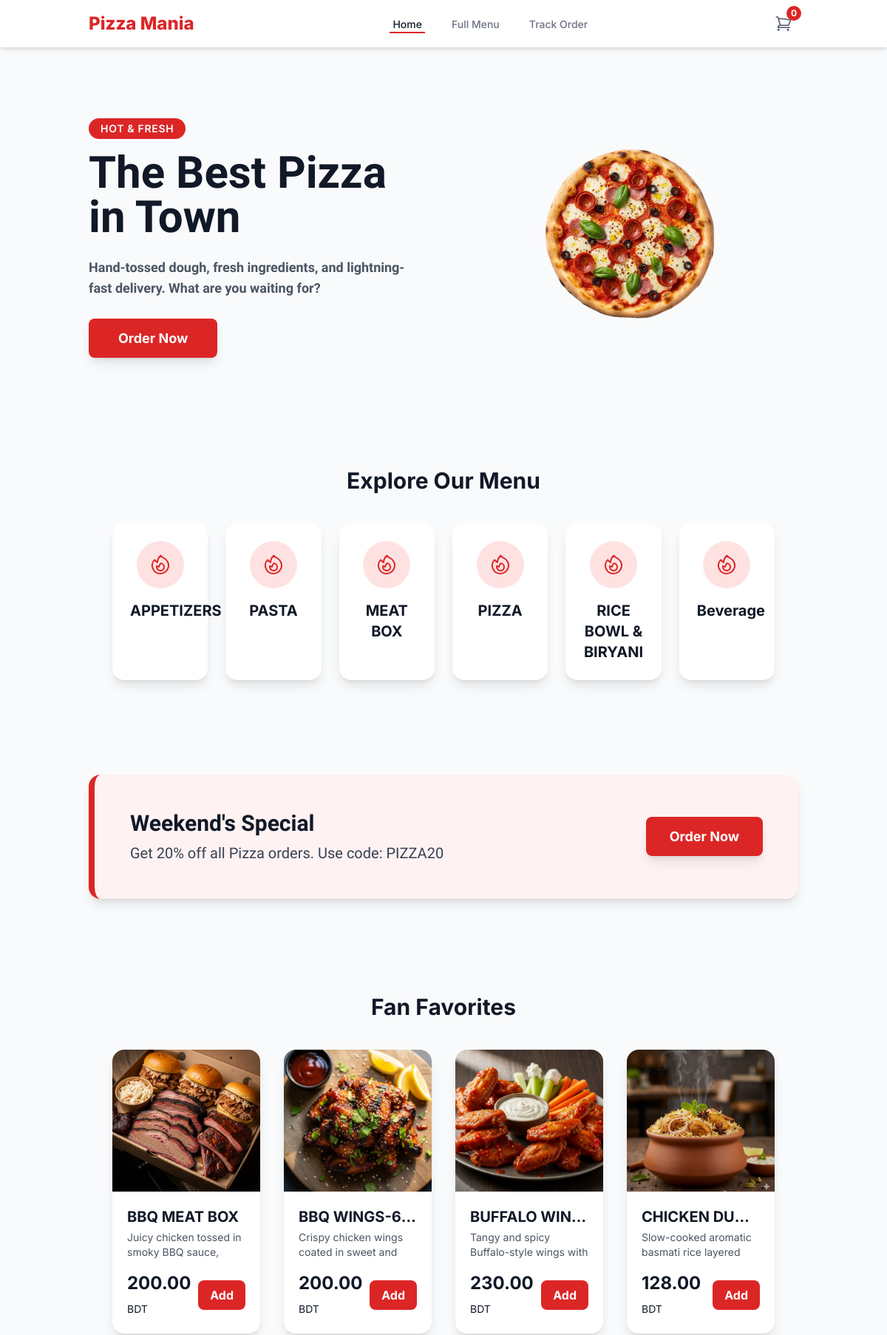
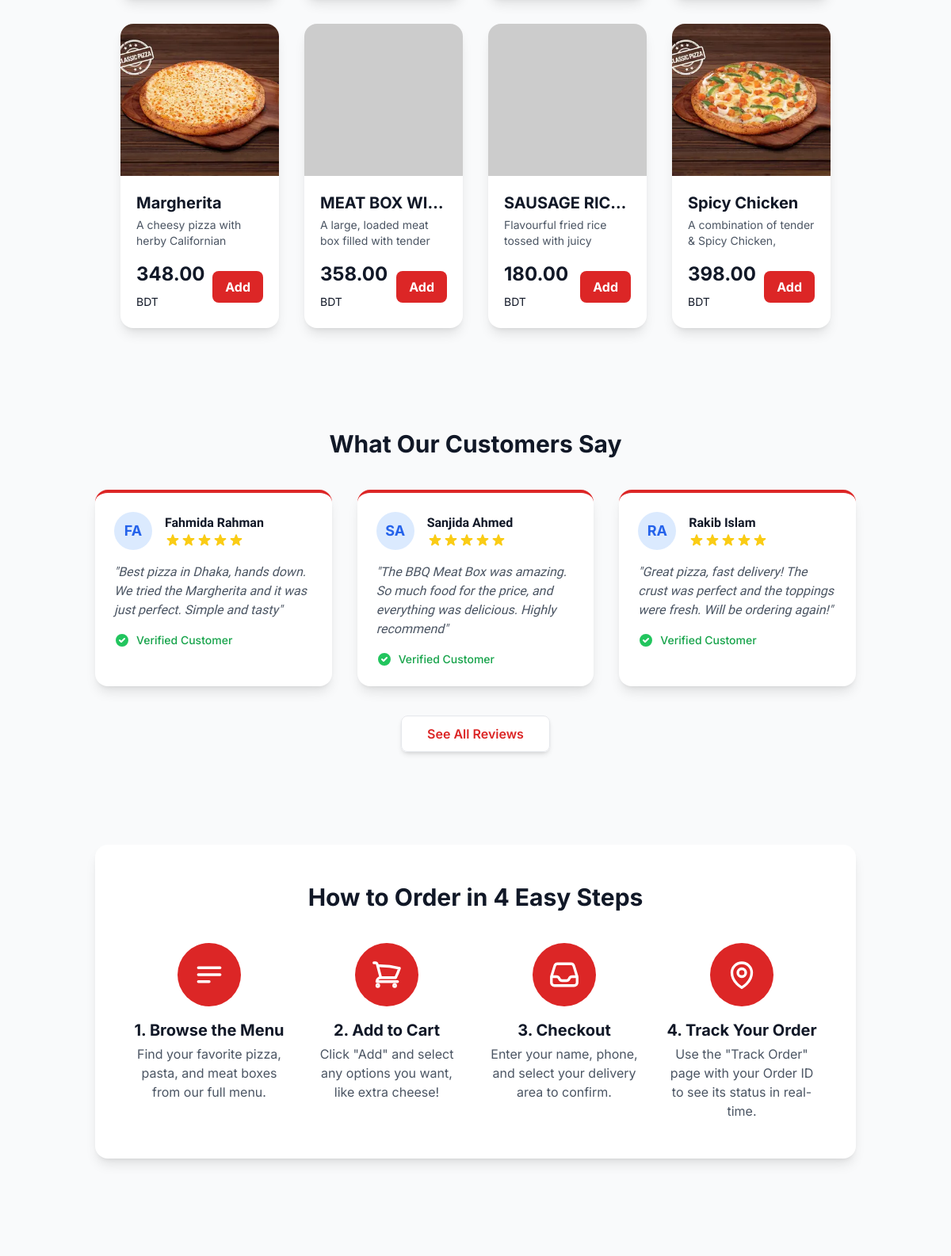
The page / (upper part) on the database its author committed (2 pictures, top to bottom).
### tables this page shows
CREATE TABLE IF NOT EXISTS `categories` (
  `id` int NOT NULL AUTO_INCREMENT,
  `name` varchar(100) NOT NULL,
  `description` text,
  `image` varchar(255) DEFAULT NULL,
  `svg_icon` text,
  `is_visible` tinyint(1) NOT NULL DEFAULT '1',
  PRIMARY KEY (`id`)
);

CREATE TABLE IF NOT EXISTS `menu_items` (
  `id` int NOT NULL AUTO_INCREMENT,
  `category_id` int NOT NULL,
  `name` varchar(150) NOT NULL,
  `description` text,
  `price` decimal(10,2) NOT NULL,
  `image` varchar(255) DEFAULT NULL,
  `is_available` tinyint(1) NOT NULL DEFAULT '1',
  `is_featured` tinyint(1) NOT NULL DEFAULT '0',
  PRIMARY KEY (`id`),
  KEY `category_id` (`category_id`)
);

CREATE TABLE IF NOT EXISTS `admin_reviews` (
  `id` int NOT NULL AUTO_INCREMENT,
  `customer_name` varchar(100) NOT NULL,
  `rating` int NOT NULL DEFAULT '5',
  `review_text` text NOT NULL,
  `is_visible` tinyint(1) NOT NULL DEFAULT '1',
  PRIMARY KEY (`id`)
);

### config.php (called while the page is built, shortened)
<?php
$db = new mysqli(DB_HOST, DB_USER, DB_PASS, DB_NAME);
$db->set_charset("utf8mb4");
$settings = [];
$settings_query = $db->query("SELECT setting_key, setting_value FROM site_settings");
if ($settings_query) {
    while ($row = $settings_query->fetch_assoc()) {
        $settings[$row['setting_key']] = $row['setting_value'];
    }
} else {
    die("Error: Could not load site settings from database.");
}
function e($data) {
    return htmlspecialchars($data ?? '', ENT_QUOTES, 'UTF-8');
}
?>

### index.php (the view, shortened to what this page needs)
<?php
require_once('includes/header.php');
function calculate_discounted_price($original_price, $settings) {
    if (empty($settings['global_discount_active']) || $settings['global_discount_active'] == '0' || empty($settings['global_discount_value']) || $settings['global_discount_value'] <= 0) {
        return $original_price;
    }
    $new_price = $original_price;
    return ($new_price > 0) ? $new_price : 0;
}
$featured_items = [];
$sql_featured = "SELECT m.id, m.name, m.price, m.image, m.description, c.name as category_name
                 FROM menu_items m
                 JOIN categories c ON m.category_id = c.id
                 WHERE m.is_available = 1 AND m.is_featured = 1
                 ORDER BY m.name ASC
                 LIMIT 8";
$result_featured = $db->query($sql_featured);
if ($result_featured) {
    while ($row = $result_featured->fetch_assoc()) {
        $original_price = (float)$row['price'];
        $discounted_price = calculate_discounted_price($original_price, $settings);
        $row['original_price'] = $original_price;
        $row['price'] = $discounted_price;
        $row['has_discount'] = ($discounted_price < $original_price);
        $featured_items[] = $row;
    }
}
$homepage_categories = [];
$sql_categories = "SELECT c.id, c.name, c.image, c.description, c.svg_icon
                   FROM homepage_sections hs
                   JOIN categories c ON hs.category_id = c.id
                   WHERE hs.is_visible = 1 AND c.is_visible = 1
                   ORDER BY hs.display_order ASC";
$result_categories = $db->query($sql_categories);
if ($result_categories) {
    while ($row = $result_categories->fetch_assoc()) {
        $homepage_categories[] = $row;
    }
}
$reviews = [];
$sql_reviews = "SELECT * FROM admin_reviews WHERE is_visible = 1 ORDER BY id DESC LIMIT 3";
$result_reviews = $db->query($sql_reviews);
if ($result_reviews) {
    while ($row = $result_reviews->fetch_assoc()) {
        $reviews[] = $row;
    }
}
$faqs = [];
$sql_faq = "SELECT * FROM faq WHERE is_visible = 1 ORDER BY display_order ASC";
$result_faq = $db->query($sql_faq);
if ($result_faq) {
    while ($row = $result_faq->fetch_assoc()) {
        $faqs[] = $row;
    }
}
function render_stars($rating) {
    $html = '<div class="flex text-yellow-400">';
    for ($i = 0; $i < 5; $i++) {
        if ($i < $rating) {
            $html .= '<svg class="w-5 h-5" fill="currentColor" viewBox="0 0 20 20"><path d="M9.049 2.927c.3-.921 1.603-.921 1.902 0l1.07 3.292a1 1 0 00.95.69h3.462c.969 0 1.371 1.24.588 1.81l-2.8 2.034a1 1 0 00-.364 1.118l1.07 3.292c.3.921-.755 1.688-1.54 1.118l-2.8-2.034a1 1 0 00-1.175 0l-2.8 2.034c-.784.57-1.838-.197-1.539-1.118l1.07-3.292a1 1 0 00-.364-1.118L2.98 8.72c-.783-.57-.38-1.81.588-1.81h3.461a1 1 0 00.951-.69l1.07-3.292z"></path></svg>';
        }
    }
    $html .= '</div>';
    return $html;
}
?>
<section class="py-16 md:py-24 -mt-8">
    <div class="grid grid-cols-1 lg:grid-cols-2 gap-12 items-center">
        <div class="flex flex-col text-center lg:text-left">
            <div class="order-1">
                <span class="inline-block px-4 py-1 bg-brand-red text-white text-sm font-semibold rounded-full uppercase tracking-wider">
                    Hot & Fresh
                </span>
            </div>
            <div class="order-3">
                <h1 class="text-4xl lg:text-6xl font-extrabold text-gray-900 mt-4 leading-tight font-bangla">
                    <?php echo e($settings['hero_title'] ?? 'The Best Pizza in Town'); ?>
                </h1>
            </div>
            <div class="order-4 mt-6 text-lg text-gray-600 font-bangla">
                <?php echo strip_tags(
                    $settings['hero_subtitle'] ?? '<p>Hand-tossed dough, fresh ingredients, and lightning-fast delivery. What are you waiting for?</p>',
                    '<p><b><i><strong>'
                ); ?>
            </div>
            <div class="order-5 mt-10">
                <a href="<?php echo BASE_URL; ?>/menu" class="px-10 py-4 bg-brand-red text-white text-lg font-bold rounded-lg shadow-lg hover:bg-red-700 transition-colors transform hover:scale-105">
                    Order Now
                </a>
            </div>
        </div>
        <div class="hidden lg:flex items-center justify-center">
            <?php
                $style = $settings['hero_image_style'] ?? 'shadow';
                $image_classes = 'transition-transform w-full h-auto object-cover';
                $image_style = '';
                if ($style == 'shadow') { $image_classes .= ' rounded-3xl shadow-2xl transform lg:rotate-6 hover:rotate-0'; }
                elseif ($style == 'card') {
                    $image_classes .= ' rounded-3xl shadow-2xl p-4 md:p-6';
                    $card_color = $settings['hero_image_card_color'] ?? '#FFFFFF';
                    $image_style = 'background-color: ' . e($card_color) . ';';
                } elseif ($style == 'tilt-no-shadow') { $image_classes .= ' rounded-3xl transform lg:rotate-6 hover:rotate-0'; }
                else { $image_classes .= ' rounded-3xl'; }
            ?>
            <img
                src="<?php echo e(BASE_URL . ($settings['hero_image_url'] ?? 'https://placehold.co/600x600/FFB000/000000?text=Pizza+Mania')); ?>"
                alt="Delicious Pizza"
                class="<?php echo $image_classes; ?>"
                style="<?php echo $image_style; ?>"
                onerror="this.src='https://placehold.co/600x600/EFEFEF/AAAAAA?text=Pizza+Image'">
        </div>
    </div>
</section>
<?php if (!empty($homepage_categories)): ?>
<section class="py-16">
    <div class="container mx-auto px-4 sm:px-6 lg:px-8">
        <h2 class="text-3xl font-bold text-gray-900 mb-10 text-center">Explore Our Menu</h2>
        <div class="grid grid-cols-2 md:grid-cols-4 lg:grid-cols-<?php echo count($homepage_categories); ?> gap-6">
            <?php foreach ($homepage_categories as $category): ?>
                <a href="<?php echo BASE_URL; ?>/menu#category-<?php echo e($category['id']); ?>" class="block bg-white p-6 rounded-2xl shadow-lg transform transition-all hover:shadow-xl hover:-translate-y-1">
                    <div class="flex items-center justify-center w-16 h-16 bg-red-100 rounded-full text-brand-red mx-auto">
                    </div>
                    <h3 class="mt-4 text-xl font-bold text-gray-900 text-center"><?php echo e($category['name']); ?></h3>
                </a>
            <?php endforeach; ?>
        </div>
    </div>
</section>
<?php endif; ?>
<?php if (!empty($settings['offer_is_active']) && $settings['offer_is_active'] == '1'): ?>
<section class="py-16">
    <div class="bg-red-50 border-l-8 border-brand-red rounded-2xl shadow-lg p-8 md:p-12 flex flex-col md:flex-row justify-between items-center gap-6">
        <div class="text-center md:text-left">
            <h2 class="text-3xl font-bold text-gray-900 font-bangla"><?php echo e($settings['offer_title']); ?></h2>
            <p class="text-xl text-gray-700 mt-2 font-bangla">
                <?php echo e($settings['offer_text']); ?>
            </p>
        </div>
        <div class="flex-shrink-0">
            <a href="<?php echo BASE_URL; ?>/menu" class="px-8 py-4 bg-brand-red text-white text-lg font-bold rounded-lg shadow-lg hover:bg-red-700 transition-colors">
                Order Now
            </a>
        </div>
    </div>
</section>
<?php endif; ?>
<?php if (!empty($featured_items)): ?>
<section class="py-16">
    <div class="container mx-auto px-4 sm:px-6 lg:px-8">
        <h2 class="text-3xl font-bold text-gray-900 mb-10 text-center">Fan Favorites</h2>
        <div class="grid grid-cols-1 sm:grid-cols-2 lg:grid-cols-4 gap-8">
            <?php foreach ($featured_items as $item): ?>
                <div class="bg-white rounded-2xl shadow-lg overflow-hidden transform transition-all hover:shadow-xl hover:-translate-y-1">
                    <a href="<?php echo BASE_URL; ?>/menu#item-<?php echo e($item['id']); ?>" class="block">
                        <img
                            src="<?php echo e(BASE_URL . ($item['image'] ?? 'https://placehold.co/400x300/EFEFEF/AAAAAA?text=No+Image')); ?>"
                            alt="<?php echo e($item['name']); ?>"
                            class="w-full h-48 object-cover"
                            onerror="this.src='https://placehold.co/400x300/EFEFEF/AAAAAA?text=No+Image'">
                    </a>
                    <div class="p-5">
                        <h3 class="text-xl font-bold text-gray-900 truncate"><?php echo e($item['name']); ?></h3>
                        <p class="text-gray-600 text-sm mt-1 h-10 overflow-hidden"><?php echo e($item['description']); ?></p>
                        <div class="flex justify-between items-center mt-4">
                            <p class="text-2xl font-bold text-gray-900">
                                <?php if ($item['has_discount']): ?>
                                    <?php echo e(number_format($item['price'], 2)); ?>
                                    <span class="text-sm font-normal text-gray-500 line-through ml-1"><?php echo e(number_format($item['original_price'], 2)); ?></span>
                                <?php else: ?>
                                    <?php echo e(number_format($item['price'], 2)); ?>
                                <?php endif; ?>
                                <span class="text-sm font-normal">BDT</span>
                            </p>
                            <a href="<?php echo BASE_URL; ?>/menu#item-<?php echo e($item['id']); ?>"
                               class="px-4 py-2 bg-brand-red text-white font-bold rounded-lg transition-all duration-200 hover:bg-red-700">
                                Add
                            </a>
                        </div>
                    </div>
                </div>
            <?php endforeach; ?>
        </div>
    </div>
</section>
<?php endif; ?>
<?php if (!empty($reviews)): ?>
<section class="py-16">
    <h2 class="text-3xl font-bold text-gray-900 mb-10 text-center">What Our Customers Say</h2>
    <div class="grid grid-cols-1 md:grid-cols-3 gap-8">
        <?php foreach ($reviews as $review): ?>
        <div class="bg-white rounded-2xl shadow-lg p-6 border-t-4 border-brand-red">
            <div class="flex items-center space-x-4">
                <div class="flex-shrink-0 w-12 h-12 rounded-full bg-blue-100 text-blue-600 flex items-center justify-center font-bold text-lg">
                    <?php echo e(strtoupper(substr($review['customer_name'], 0, 2))); ?>
                </div>
                <div>
                    <div class="font-bold text-gray-900 font-bangla"><?php echo e($review['customer_name']); ?></div>
                    <?php echo render_stars($review['rating']); ?>
                </div>
            </div>
            <p class="text-gray-600 mt-4 italic font-bangla">"<?php echo nl2br(e($review['review_text'])); ?>"</p>
            <div class="flex items-center mt-4">
                <svg class="w-5 h-5 text-green-500" fill="currentColor" viewBox="0 0 20 20"><path fill-rule="evenodd" d="M10 18a8 8 0 100-16 8 8 0 000 16zm3.707-9.293a1 1 0 00-1.414-1.414L9 10.586 7.707 9.293a1 1 0 00-1.414 1.414l2 2a1 1 0 001.414 0l4-4z" clip-rule="evenodd"></path></svg>
                <span class="ml-2 text-sm font-medium text-green-600">Verified Customer</span>
            </div>
        </div>
        <?php endforeach; ?>
    </div>
    <div class="text-center mt-12">
        <a href="<?php echo BASE_URL; ?>/reviews" class="px-8 py-3 bg-white text-brand-red font-semibold rounded-lg shadow-md hover:bg-gray-50 border border-gray-200 transition-colors">
            See All Reviews
        </a>
    </div>
</section>
<?php endif; ?>
<section class="py-16">
    <div class="bg-white rounded-2xl shadow-lg p-8 md:p-12">
        <h2 class="text-3xl font-bold text-gray-900 mb-10 text-center">How to Order in 4 Easy Steps</h2>
        <div class="grid grid-cols-1 sm:grid-cols-2 lg:grid-cols-4 gap-8">
            <div class="text-center">
                <div class="flex items-center justify-center w-20 h-20 bg-brand-red text-white rounded-full mx-auto">
                    <svg xmlns="http://www.w3.org/2000/svg" fill="none" viewBox="0 0 24 24" stroke-width="2" stroke="currentColor" class="w-10 h-10">
                        <path stroke-linecap="round" stroke-linejoin="round" d="M3.75 6.75h16.5M3.75 12h16.5m-16.5 5.25H12" />
                    </svg>
                </div>
                <h3 class="mt-4 text-xl font-bold text-gray-900">1. Browse the Menu</h3>
                <p class="mt-1 text-gray-600">Find your favorite pizza, pasta, and meat boxes from our full menu.</p>
            </div>
            <div class="text-center">
                <div class="flex items-center justify-center w-20 h-20 bg-brand-red text-white rounded-full mx-auto">
                </div>
                <h3 class="mt-4 text-xl font-bold text-gray-900">2. Add to Cart</h3>
                <p class="mt-1 text-gray-600">Click "Add" and select any options you want, like extra cheese!</p>
            </div>
            <div class="text-center">
                <div class="flex items-center justify-center w-20 h-20 bg-brand-red text-white rounded-full mx-auto">
                </div>
                <h3 class="mt-4 text-xl font-bold text-gray-900">3. Checkout</h3>
                <p class="mt-1 text-gray-600">Enter your name, phone, and select your delivery area to confirm.</p>
            </div>
            <div class="text-center">
                <div class="flex items-center justify-center w-20 h-20 bg-brand-red text-white rounded-full mx-auto">
                </div>
                <h3 class="mt-4 text-xl font-bold text-gray-900">4. Track Your Order</h3>
                <p class="mt-1 text-gray-600">Use the "Track Order" page with your Order ID to see its status in real-time.</p>
            </div>
        </div>
    </div>
</section>
<?php if (!empty($faqs)): ?>
<section class="py-16">
</section>
<?php endif; ?>
<?php
require_once('includes/footer.php');
?>

### includes/header.php (style rules this page uses)
html { scroll-behavior: smooth; }

### rows shown on the page
categories: name "APPETIZERS"
categories: name "PASTA"
categories: name "MEAT BOX"
categories: name "PIZZA"
categories: name "RICE BOWL & BIRYANI"
categories: name "Beverage"
menu_items: image (picture), name "BBQ MEAT BOX", description "Juicy chicken tossed in smoky BBQ sauce,…", price "200.00"
menu_items: image (picture), name "BBQ WINGS-6…", description "Crispy chicken wings coated in sweet and…", price "200.00"
menu_items: image (picture), name "BUFFALO WIN…", description "Tangy and spicy Buffalo-style wings with…", price "230.00"
menu_items: image (picture), name "CHICKEN DU…", description "Slow-cooked aromatic basmati rice layered…", price "128.00"
menu_items: image (picture), name "Margherita", description "A cheesy pizza with herby Californian…", price "348.00"
menu_items: name "MEAT BOX WI…", description "A large, loaded meat box filled with tender…", price "358.00"
menu_items: name "SAUSAGE RIC…", description "Flavourful fried rice tossed with juicy…", price "180.00"
menu_items: image (picture), name "Spicy Chicken", description "A combination of tender & Spicy Chicken,…", price "398.00"
admin_reviews: customer_name "FA", customer_name "Fahmida Rahman", rating 5 (drawn), review_text "Best pizza in Dhaka, hands down. We tried the Margherita and it was just perfect. Simple and tasty"
admin_reviews: customer_name "SA", customer_name "Sanjida Ahmed", rating 5 (drawn), review_text "The BBQ Meat Box was amazing. So much food for the price, and everything was delicious. Highly recommend"
admin_reviews: customer_name "RA", customer_name "Rakib Islam", rating 5 (drawn), review_text "Great pizza, fast delivery! The crust was perfect and the toppings were fresh. Will be ordering again!"

### other values the page prints
$settings['store_name'] "Pizza Mania"
$cart_count "0"
$settings['hero_title'] "The Best Pizza in Town"
$settings['offer_title'] "Weekend's Special"
$settings['offer_text'] "Get 20% off all Pizza orders. Use code: PIZZA20"
